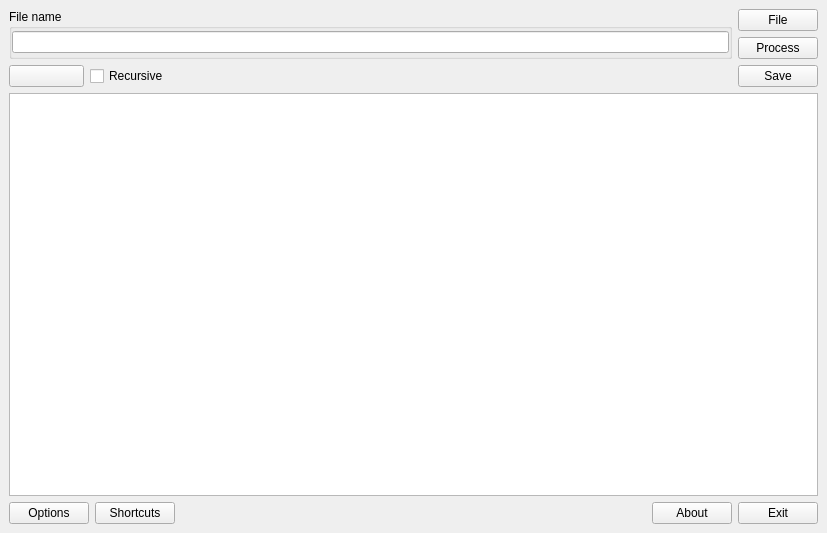
<?xml version="1.0" encoding="UTF-8"?>
<ui version="4.0">
 <class>GuiMainWindow</class>
 <widget class="QMainWindow" name="GuiMainWindow">
  <property name="geometry">
   <rect>
    <x>0</x>
    <y>0</y>
    <width>827</width>
    <height>533</height>
   </rect>
  </property>
  <property name="windowTitle">
   <string>GuiMainWindow</string>
  </property>
  <widget class="QWidget" name="centralwidget">
   <layout class="QVBoxLayout" name="verticalLayout_2">
    <item>
     <layout class="QHBoxLayout" name="horizontalLayout_2">
      <item>
       <widget class="QGroupBox" name="groupBoxFileName">
        <property name="title">
         <string>File name</string>
        </property>
        <layout class="QHBoxLayout" name="horizontalLayout">
         <property name="leftMargin">
          <number>0</number>
         </property>
         <property name="topMargin">
          <number>0</number>
         </property>
         <property name="rightMargin">
          <number>0</number>
         </property>
         <property name="bottomMargin">
          <number>0</number>
         </property>
         <item>
          <widget class="QLineEdit" name="lineEditFileName"/>
         </item>
        </layout>
       </widget>
      </item>
      <item>
       <layout class="QVBoxLayout" name="verticalLayout">
        <item>
         <widget class="QPushButton" name="pushButtonFile">
          <property name="text">
           <string>File</string>
          </property>
         </widget>
        </item>
        <item>
         <widget class="QPushButton" name="pushButtonProcess">
          <property name="text">
           <string>Process</string>
          </property>
         </widget>
        </item>
       </layout>
      </item>
     </layout>
    </item>
    <item>
     <layout class="QHBoxLayout" name="horizontalLayout_4">
      <item>
       <widget class="QPushButton" name="pushButtonViewer">
        <property name="minimumSize">
         <size>
          <width>75</width>
          <height>0</height>
         </size>
        </property>
        <property name="text">
         <string/>
        </property>
       </widget>
      </item>
      <item>
       <widget class="QCheckBox" name="checkBoxRecursive">
        <property name="text">
         <string>Recursive</string>
        </property>
       </widget>
      </item>
      <item>
       <spacer name="horizontalSpacer_2">
        <property name="orientation">
         <enum>Qt::Horizontal</enum>
        </property>
        <property name="sizeHint" stdset="0">
         <size>
          <width>40</width>
          <height>20</height>
         </size>
        </property>
       </spacer>
      </item>
      <item>
       <widget class="QPushButton" name="pushButtonSave">
        <property name="text">
         <string>Save</string>
        </property>
       </widget>
      </item>
     </layout>
    </item>
    <item>
     <widget class="QTableView" name="tableViewModules"/>
    </item>
    <item>
     <layout class="QHBoxLayout" name="horizontalLayout_3">
      <item>
       <widget class="QPushButton" name="pushButtonOptions">
        <property name="text">
         <string>Options</string>
        </property>
       </widget>
      </item>
      <item>
       <widget class="QPushButton" name="pushButtonShortcuts">
        <property name="text">
         <string>Shortcuts</string>
        </property>
       </widget>
      </item>
      <item>
       <spacer name="horizontalSpacer">
        <property name="orientation">
         <enum>Qt::Horizontal</enum>
        </property>
        <property name="sizeHint" stdset="0">
         <size>
          <width>40</width>
          <height>20</height>
         </size>
        </property>
       </spacer>
      </item>
      <item>
       <widget class="QPushButton" name="pushButtonAbout">
        <property name="text">
         <string>About</string>
        </property>
       </widget>
      </item>
      <item>
       <widget class="QPushButton" name="pushButtonExit">
        <property name="text">
         <string>Exit</string>
        </property>
       </widget>
      </item>
     </layout>
    </item>
   </layout>
  </widget>
 </widget>
 <resources/>
 <connections/>
</ui>
